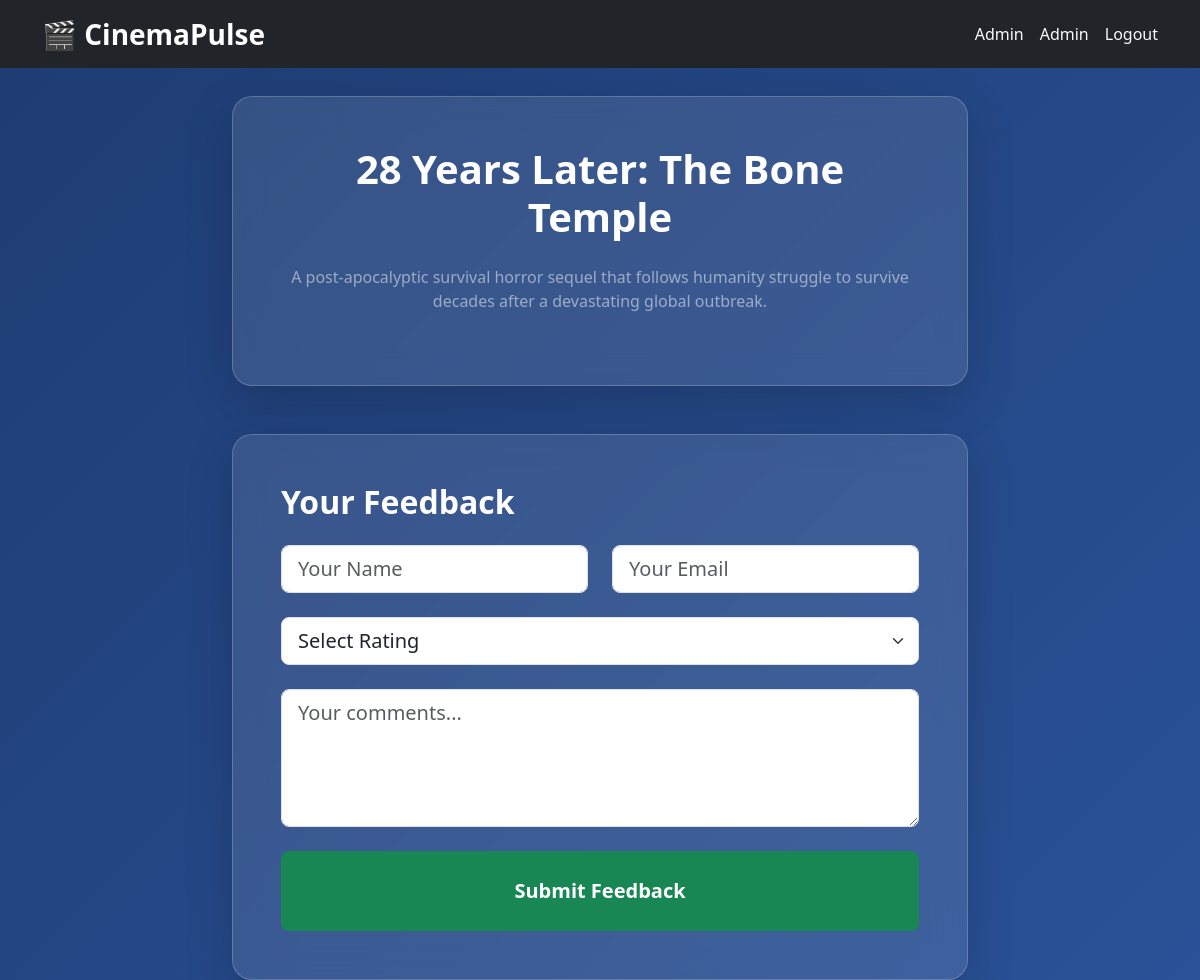
The page /feedback/14 (signed in) on the database its author committed.
### tables this page shows
CREATE TABLE movies (
        id INTEGER PRIMARY KEY AUTOINCREMENT,
        title TEXT NOT NULL,
        description TEXT,
        average_rating REAL DEFAULT 0.0,
        total_reviews INTEGER DEFAULT 0
    );

### app.py (the view, shortened to what this page needs)
@app.route('/feedback/<int:movie_id>', methods=['GET', 'POST'])
def feedback(movie_id):
    if 'user_id' not in session: return redirect(url_for('login'))
    conn = get_db()
    movie = conn.execute('SELECT * FROM movies WHERE id=?', (movie_id,)).fetchone()
    conn.close()
    return render_template('feedback.html', movie=movie)

### app.py (called while the page is built)
def get_db():
    conn = sqlite3.connect('cinemapulse.db')
    conn.row_factory = sqlite3.Row
    return conn

### templates/feedback.html (shortened to what this page needs)
{% extends "base.html" %}
{% block content %}
<div class="row">
    <div class="col-lg-8 mx-auto">
        <div class="glass-effect p-5 shadow-lg mb-5 text-center">
            <h1 class="text-white fw-bold mb-4">{{ movie.title }}</h1>
            <p class="text-white-50 mb-4">{{ movie.description }}</p>
        </div>
        <div class="glass-effect p-5 shadow-lg">
            <h2 class="text-white fw-bold mb-4">Your Feedback</h2>
            <form method="POST">
                <div class="row g-4">
                    <div class="col-md-6">
                        <input type="text" name="username" class="form-control form-control-lg" placeholder="Your Name" required>
                    </div>
                    <div class="col-md-6">
                        <input type="email" name="email" class="form-control form-control-lg" placeholder="Your Email" required>
                    </div>
                    <div class="col-12">
                        <select name="rating" class="form-select form-select-lg" required>
                            <option value="">Select Rating</option>
                        </select>
                    </div>
                    <div class="col-12">
                        <textarea name="comments" class="form-control form-control-lg" rows="4" placeholder="Your comments..."></textarea>
                    </div>
                    <div class="col-12">
                        <button type="submit" class="btn btn-success btn-lg w-100 py-4 fs-5 fw-bold">Submit Feedback</button>
                    </div>
                </div>
            </form>
        </div>
    </div>
</div>
{% endblock %}

### templates/base.html (style rules this page uses)
body { background: linear-gradient(135deg, #1e3c72 0%, #2a5298 100%); min-height: 100vh; }
.glass-effect { background: rgba(255,255,255,0.1); backdrop-filter: blur(15px); border: 1px solid rgba(255,255,255,0.2); border-radius: 20px; }

### rows shown on the page
movies: title "28 Years Later: The Bone Temple", description "A post-apocalyptic survival horror sequel that follows humanity struggle to survive decades after a devastating global outbreak."

### other values the page prints
{{ session.username }} "Admin"
